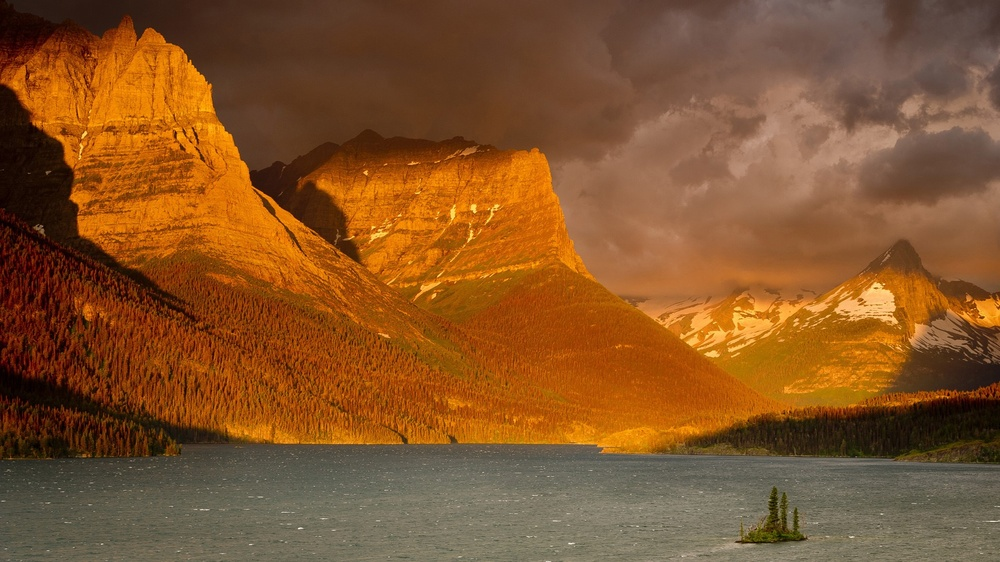
//> input picture windows.jpg, 1000 x 562 px, shrunk from 1920 x 1080 before the run
$ ./corner   (built with g++ and OpenCV 4)
//> lines starting //> are read from the running program, lines starting //| are printed output that depends on the picture
#include<iostream>
#include<opencv2/core/core.hpp>
#include<opencv2/highgui/highgui.hpp>
#include<opencv2/imgproc/imgproc.hpp>

using namespace std;
using namespace cv;

Mat srcImage, grayImage, dstImage;


//Canny边缘检测相关变量
Mat g_cannyDetectedEdges;
int g_cannyLowThreshold = 1;//TrackBar位置参数

							//Sobel边缘检测相关变量
Mat g_sobelGradient_X, g_sobelGradient_Y;
Mat g_sobelAbsGradient_X, g_sobelAbsGradient_Y;
int g_sobelKernelSize = 1;//TrackBar位置参数

						  //Scharr滤波器相关变量
Mat g_scharrGradient_X, g_scharrGradient_Y;
Mat g_scharrAbsGradient_X, g_scharrAbsGradient_Y;
int g_scharrKernelSize = 1;

static void on_canny(int, void*)
{
	blur(grayImage, g_cannyDetectedEdges, Size(3,3));
	Canny(g_cannyDetectedEdges, g_cannyDetectedEdges, g_cannyLowThreshold, g_cannyLowThreshold*3, 3);
	dstImage = Scalar::all(0);
	srcImage.copyTo(dstImage, g_cannyDetectedEdges);
	imshow("canny", dstImage);
}

static void on_sobel(int, void*)
{
	Sobel(srcImage, g_sobelGradient_X, CV_16S, 1, 0, (2 * g_sobelKernelSize + 1), 1, 1, BORDER_DEFAULT);
	convertScaleAbs(g_sobelGradient_X, g_sobelAbsGradient_X);//计算绝对值，并将结果转换成8位

															 // 求Y方向梯度
	Sobel(srcImage, g_sobelGradient_Y, CV_16S, 0, 1, (2 * g_sobelKernelSize + 1), 1, 1, BORDER_DEFAULT);
	convertScaleAbs(g_sobelGradient_Y, g_sobelAbsGradient_Y);//计算绝对值，并将结果转换成8位

															 // 合并梯度
	addWeighted(g_sobelAbsGradient_X, 0.5, g_sobelAbsGradient_Y, 0.5, 0, dstImage);

	//显示效果图
	imshow("sobel", dstImage);

}

static void on_scharr(int, void*)
{
	// 求 X方向梯度
	Scharr(srcImage, g_scharrGradient_X, CV_16S, 1, 0, (2*g_scharrKernelSize+1), 0, BORDER_DEFAULT);
	convertScaleAbs(g_scharrGradient_X, g_scharrAbsGradient_X);//计算绝对值，并将结果转换成8位

															   // 求Y方向梯度
	Scharr(srcImage, g_scharrGradient_Y, CV_16S, 0, 1, (2* g_scharrKernelSize+1), 0, BORDER_DEFAULT);
	convertScaleAbs(g_scharrGradient_Y, g_scharrAbsGradient_Y);//计算绝对值，并将结果转换成8位

															   // 合并梯度
	addWeighted(g_scharrAbsGradient_X, 0.5, g_scharrAbsGradient_Y, 0.5, 0, dstImage);

	//显示效果图
	imshow("scharr", dstImage);
}


int main()
{
	srcImage = imread("windows.jpg");
//> srcImage is the input picture: 562 rows x 1000 cols, CV_8UC3; mean B, G, R 41.3, 83.6, 131.9

	namedWindow("【原始图】");
	imshow("【原始图】", srcImage);

	// 创建与src同类型和大小的矩阵(dst)
	dstImage.create(srcImage.size(), srcImage.type());

	// 将原图像转换为灰度图像
	cvtColor(srcImage, grayImage, CV_BGR2GRAY);
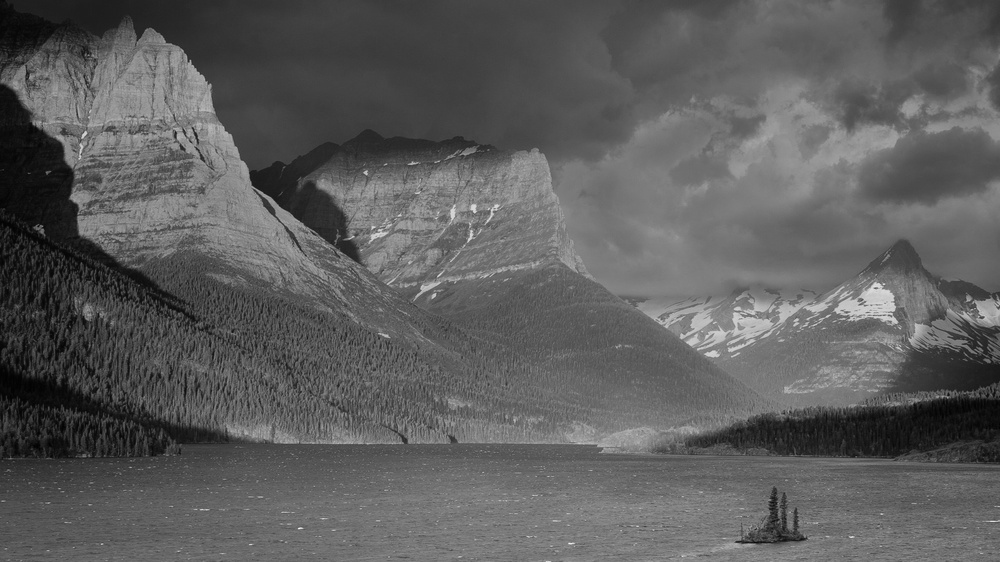
//> grayImage: 562 rows x 1000 cols, CV_8UC1; min 1, max 249, mean 93.2
	namedWindow("canny");
	createTrackbar("参数值：", "canny", &g_cannyLowThreshold, 120, on_canny);
	on_canny(g_cannyLowThreshold, 0);
//> in on_canny, `Canny(g_cannyDetectedEdges, g_cannyDetectedEdges, g_cannyLowThreshold,..`:
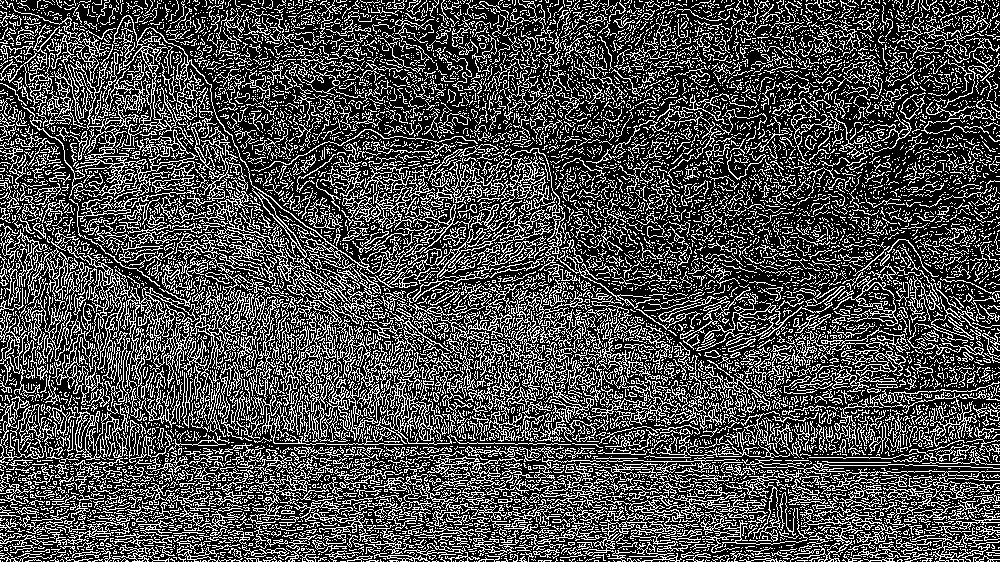
//> g_cannyDetectedEdges: 562 rows x 1000 cols, CV_8UC1; 29.9% white in thin lines or dots

	namedWindow("scharr");
	createTrackbar("参数值：", "scharr", &g_scharrKernelSize, 120, on_scharr);
	on_scharr(g_scharrKernelSize, 0);
//> in on_scharr, `convertScaleAbs(g_scharrGradient_X, g_scharrAbsGradient_X);`:
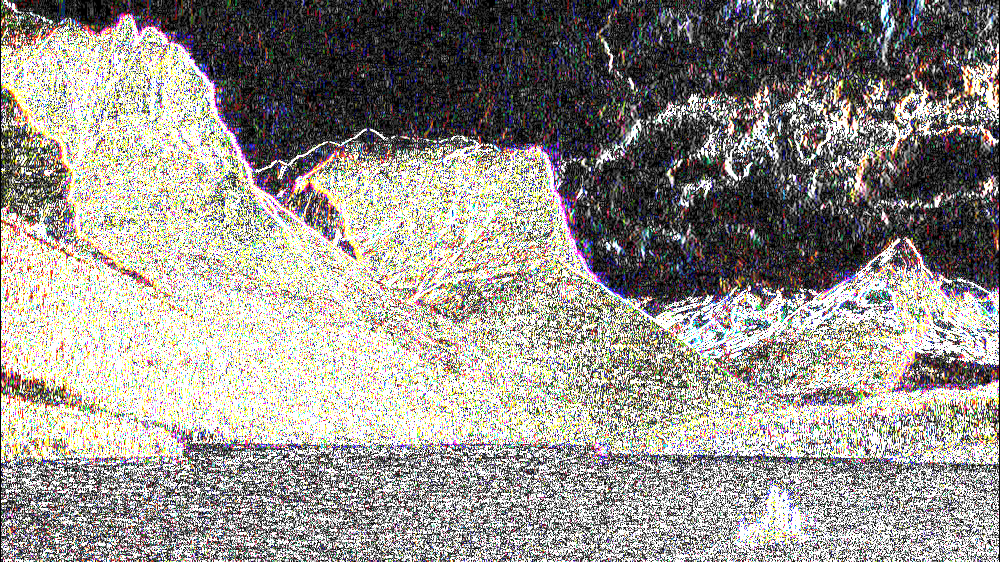
//> g_scharrAbsGradient_X: 562 rows x 1000 cols, CV_8UC3; mean B, G, R 140.3, 146.5, 150.5
//> in on_scharr, `Scharr(srcImage, g_scharrGradient_Y, CV_16S, 0, 1, (2* g_scharrKernelS..`:
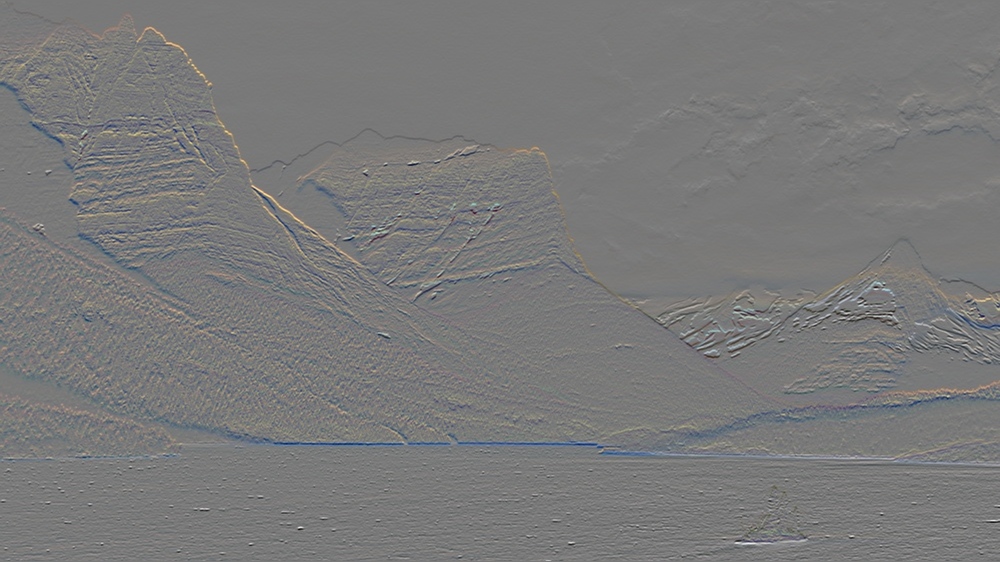
//> g_scharrGradient_Y: 562 rows x 1000 cols, CV_16SC3; mean B, G, R 8.5, 10, 6.6; drawn with min black and max white
//> in on_scharr, `convertScaleAbs(g_scharrGradient_Y, g_scharrAbsGradient_Y);`:
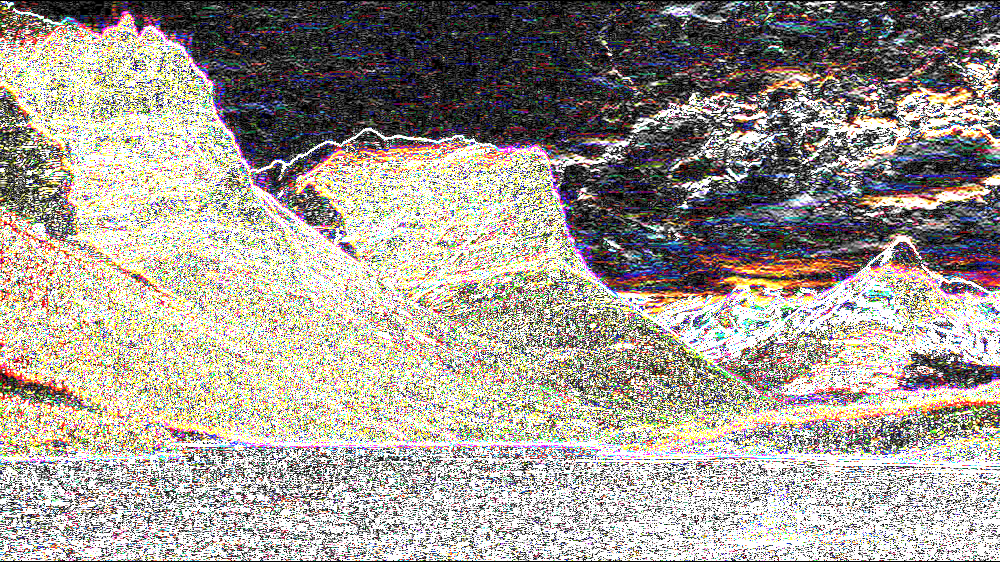
//> g_scharrAbsGradient_Y: 562 rows x 1000 cols, CV_8UC3; mean B, G, R 147.4, 155.9, 162.1
//> in on_scharr, `addWeighted(g_scharrAbsGradient_X, 0.5, g_scharrAbsGradient_Y, 0.5, 0,..`:
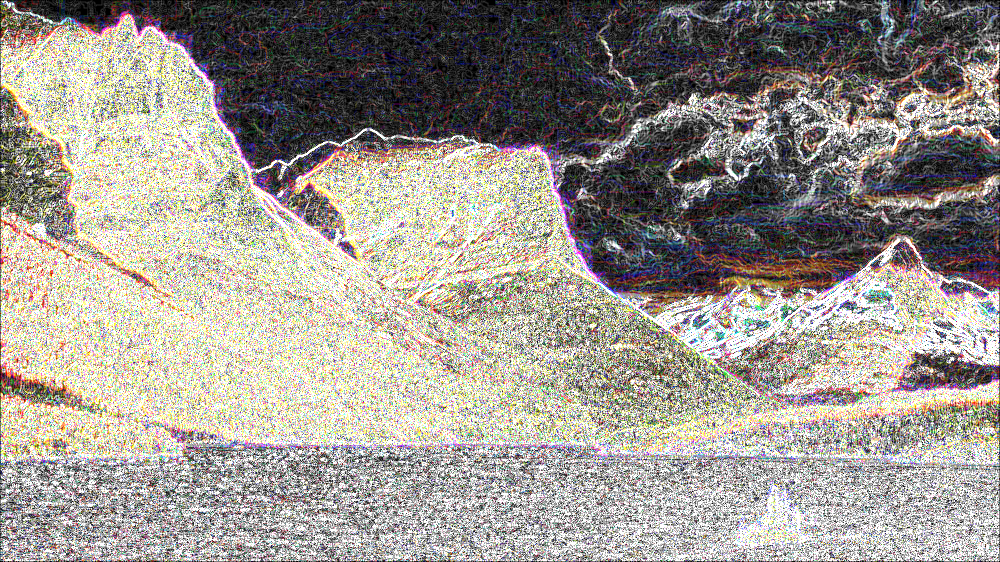
//> dstImage: 562 rows x 1000 cols, CV_8UC3; mean B, G, R 143.9, 151.2, 156.3

	namedWindow("sobel");
	createTrackbar("参数值：", "sobel", &g_sobelKernelSize, 3, on_sobel);
	on_sobel(g_sobelKernelSize, 0);
//> in on_sobel, `addWeighted(g_sobelAbsGradient_X, 0.5, g_sobelAbsGradient_Y, 0.5, 0, d..`:
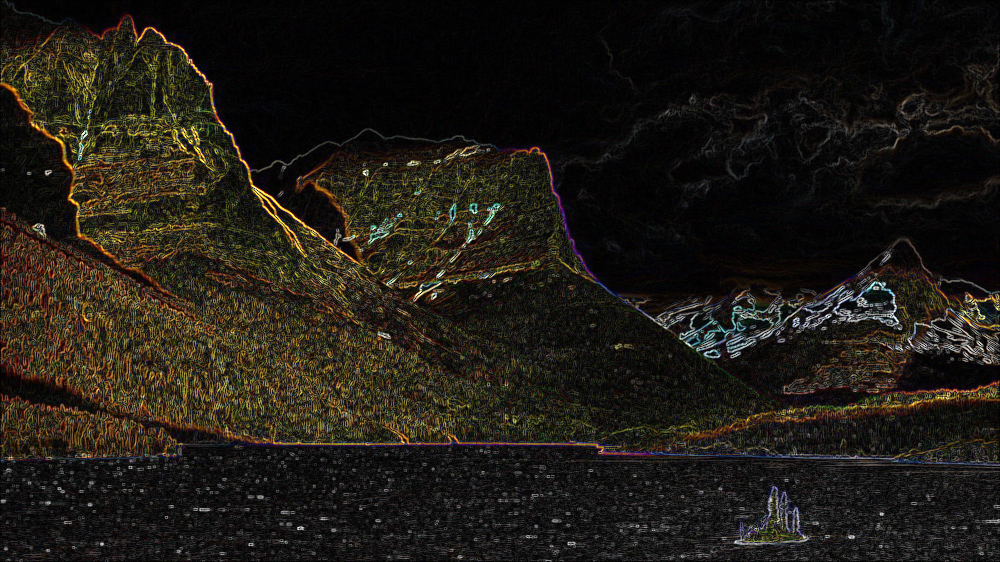
//> dstImage: 562 rows x 1000 cols, CV_8UC3; mean B, G, R 20.8, 27.5, 31.5

	waitKey();
	return 0;

}

$ run again, with building_03.jpg copied over windows.jpg
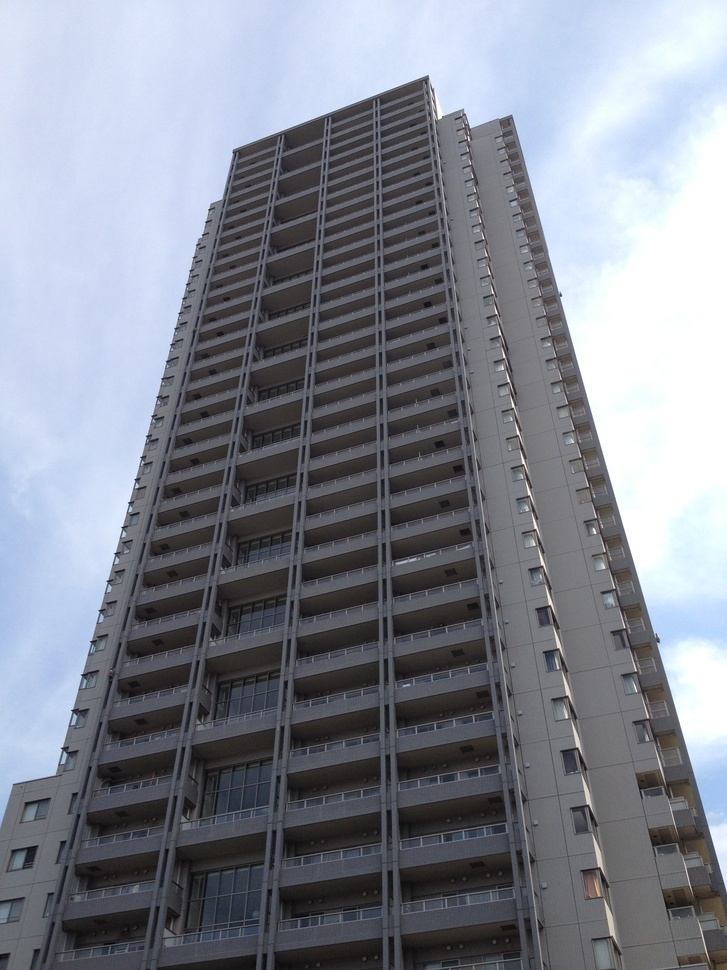
//> input picture building_03.jpg, 727 x 970 px, shrunk from 2448 x 3264 before the run
//> srcImage is the input picture: 970 rows x 727 cols, CV_8UC3; mean B, G, R 144.9, 134.2, 130.1
//> in on_canny, `Canny(g_cannyDetectedEdges, g_cannyDetectedEdges, g_cannyLowThreshold,..`:
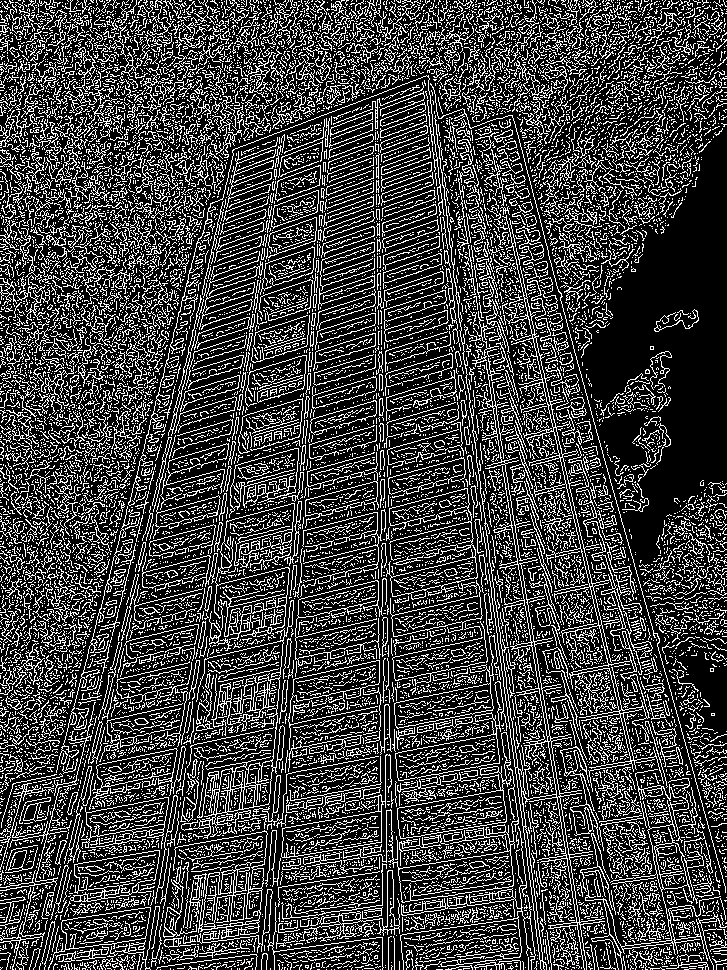
//> g_cannyDetectedEdges: 970 rows x 727 cols, CV_8UC1; 25.2% white in thin lines or dots
//> in on_sobel, `addWeighted(g_sobelAbsGradient_X, 0.5, g_sobelAbsGradient_Y, 0.5, 0, d..`:
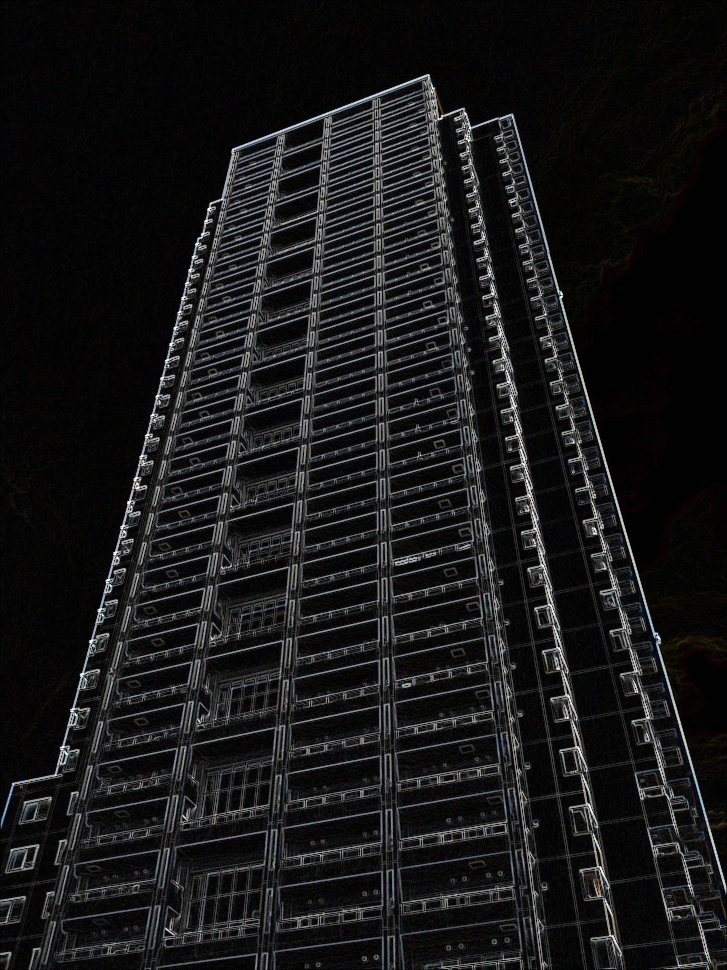
//> dstImage: 970 rows x 727 cols, CV_8UC3; mean B, G, R 24.6, 24, 24

$ run again, with fruits.jpg copied over windows.jpg
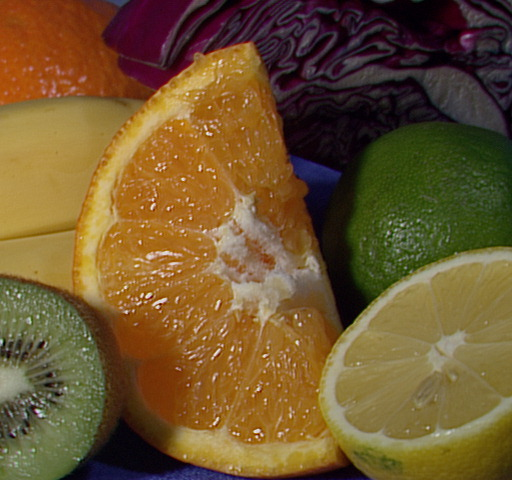
//> input picture fruits.jpg, 512 x 480 px
//> srcImage is the input picture: 480 rows x 512 cols, CV_8UC3; mean B, G, R 46.2, 85.6, 110.8
//> in on_canny, `Canny(g_cannyDetectedEdges, g_cannyDetectedEdges, g_cannyLowThreshold,..`:
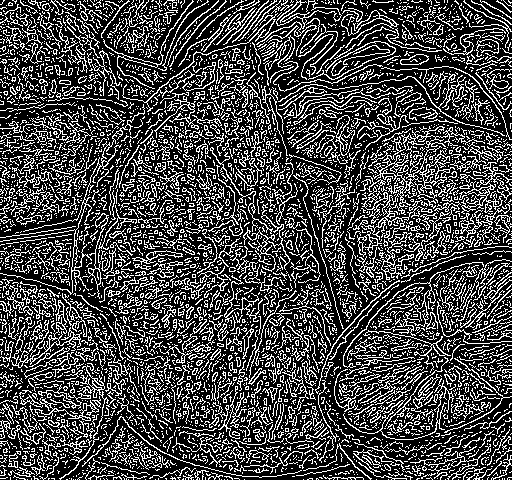
//> g_cannyDetectedEdges: 480 rows x 512 cols, CV_8UC1; 27.8% white in thin lines or dots
//> in on_sobel, `addWeighted(g_sobelAbsGradient_X, 0.5, g_sobelAbsGradient_Y, 0.5, 0, d..`:
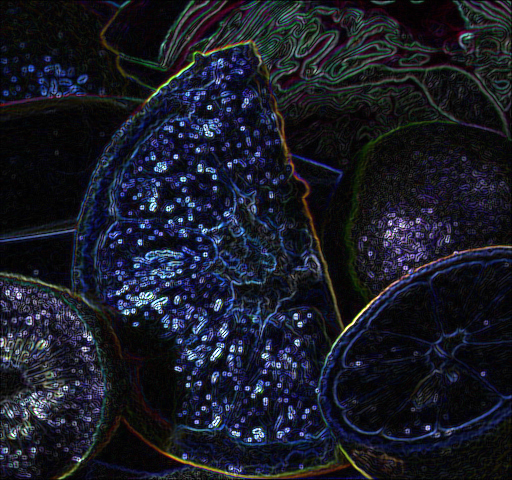
//> dstImage: 480 rows x 512 cols, CV_8UC3; mean B, G, R 39.6, 28, 25.6
